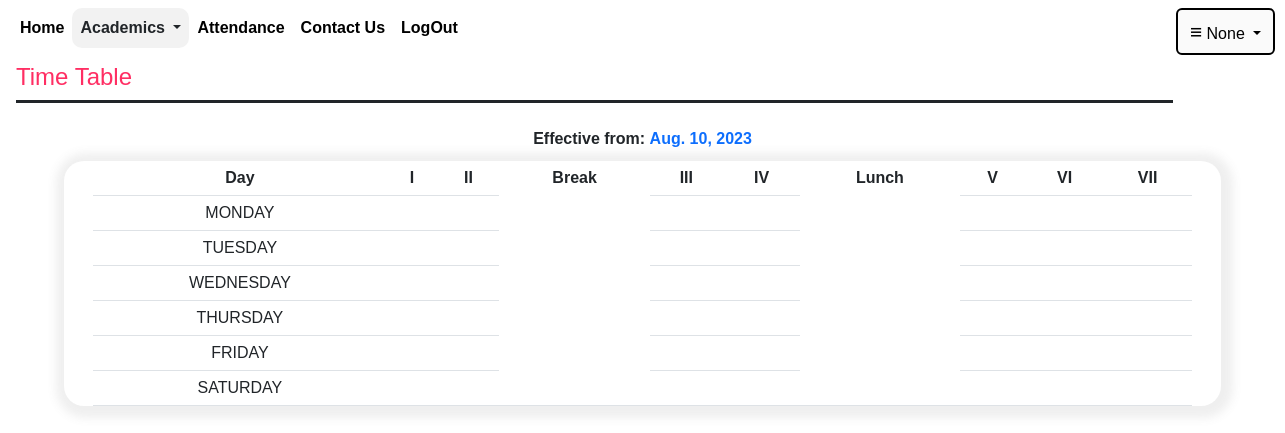
The app's page /displaytimetable, older data.
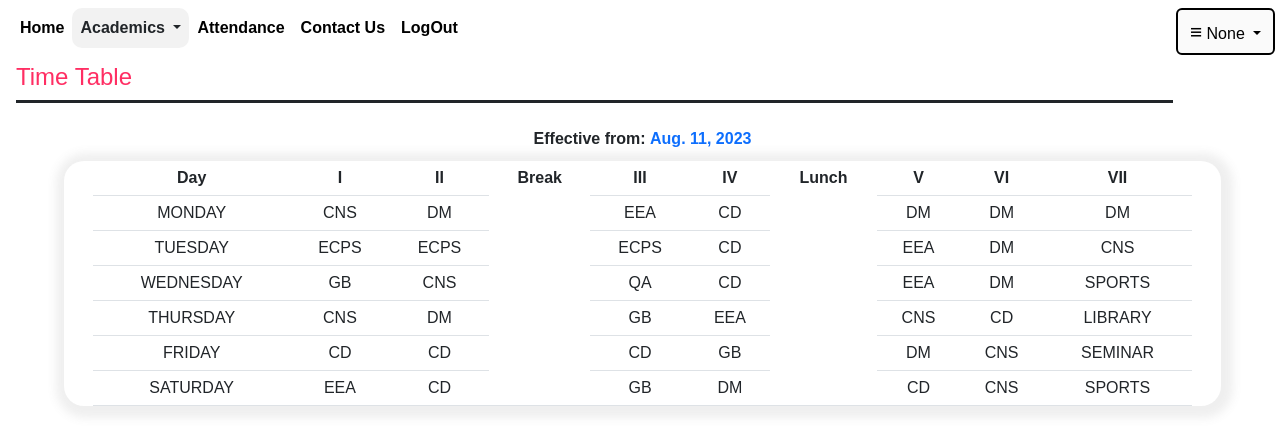
The same page, newer data.
### user/models.py (models this page shows, shortened)
class TimeTable(models.Model):
    date=models.DateTimeField(default=timezone.now)
    Year=models.IntegerField()
    Dept=models.CharField(max_length=20)
    Day=models.CharField(max_length=20,default="sunday",primary_key=True)
    C1=models.CharField(max_length=20)
    C2=models.CharField(max_length=20)
    C3=models.CharField(max_length=20)
    C4=models.CharField(max_length=20)
    C5=models.CharField(max_length=20)
    C6=models.CharField(max_length=20)
    C7=models.CharField(max_length=20,default="")

### user/views.py (the view)
# urls.py: path('displaytimetable',views.displaytimetable),
def displaytimetable(request):
    uname=request.session.get('uname')
    name=request.session.get('name')
    tt=TimeTable.objects.all()
    return render(request,'displaytimetable.html',{'tt':tt,'date':tt[0].date.date(),'assignments':assignments,'uname':uname,'name':name})

### user/templates/displaytimetable.html (shortened to what this page needs)
{% extends 'base.html'%}
{% block content%}
<div class="h4 pb-2 mb-4 mx- border-bottom border-3 mx-3 border-dark underline" style="color:#FF2E63;width:90vw;">
    Time Table
</div>
<center>
<strong class="date" style="">Effective from: <span style="color:#0d6efd"><b>{{date}}</b></span></strong>
<div class="main">
<table class="table table-hover mx-3 timetable" >
    <tr>
        <th>Day</th><th>I</th><th>II</th><th rowspan="7">Break</th><th>III</th><th>IV</th><th rowspan="7">Lunch</th><th>V</th><th>VI</th><th>VII</th>
    </tr>
    {% for x in tt%}
    <tr>
        <td>{{x.Day}}</td><td>{{x.C1}}</td><td>{{x.C2}}</td><td>{{x.C3}}</td><td>{{x.C4}}</td><td>{{x.C5}}</td><td>{{x.C6}}</td><td>{{x.C7}}</td>
    </tr>
    {% endfor %}
</table>
</center>
  <br>
  <br>
{% endblock%}

### user/templates/base.html (shortened to what this page needs)
<html>
<head>
    <link href="https://cdn.jsdelivr.net/npm/bootstrap@5.3.0-alpha1/dist/css/bootstrap.min.css" rel="stylesheet">
  </head>
<body style="background-color:#fff;">
  <nav class="navbar navbar-expand-lg sticky-top navi" style="width:100vw;">
        <div class="container-fluid">
          <div class="collapse navbar-collapse" id="navbarNav">
            <ul class="navbar-nav home">
              <li class="nav-item">
                <a class="nav-link btn" id="home" style="color:black;border:0px;" href="/index"><strong>Home</strong></a>
              </li>
              <center>
              <li class="nav-item dropdown">
                <a class="nav-link dropdown-toggle text-dark dropitem" href="#" style="border-radius:10px;" id="academics" role="button" data-bs-toggle="dropdown" aria-expanded="false">
                  <strong>Academics</strong>
                </a>
              </li>
            </center>
              <li class="nav-item">
                <a class="nav-link btn" id="attendance"style="color:black;border:0px;" href="/attendance"><strong>Attendance</strong></a>
              </li>
              <li class="nav-item">
                <a class="nav-link btn" id="contactus"style="color:black;border:0px;" href="/contactus"><strong>Contact Us</strong></a>
              </li>
              <li class="nav-item">
                <a class="nav-link btn" id="logout"style="color:black;border:0px;" href="/logout"><strong>LogOut</strong></a>
              </li>
              <li class="nav-item dropdown logout profile" style="position:relative;left:710px; background-color:orange; border-radius:20px;">
                <button class="btn dropdown-toggle text-dark;" data-bs-toggle="dropdown" style="background-color:#fafafa;border:2px solid black;"aria-expanded="false">
                 <p style="font-size:130%;display:inline;">&equiv;</p> {{uname}}
                </button>
              </li>
            </ul>
          </div>
        </div>
      </nav>
      {% block content %}
      {% endblock %}
    </body>
</html>

Row changes from the older to the newer data that the page shows:
changed TimeTable "MONDAY": C1 (not shown) → "CNS"; C2 (not shown) → "DM"; C3 (not shown) → "EEA"; C4 (not shown) → "CD"; C5 (not shown) → "DM"; C6 (not shown) → "DM"; C7 (not shown) → "DM"
changed TimeTable "TUESDAY": C1 (not shown) → "ECPS"; C2 (not shown) → "ECPS"; C3 (not shown) → "ECPS"; C4 (not shown) → "CD"; C5 (not shown) → "EEA"; C6 (not shown) → "DM"; C7 (not shown) → "CNS"
changed TimeTable "WEDNESDAY": C1 (not shown) → "GB"; C2 (not shown) → "CNS"; C3 (not shown) → "QA"; C4 (not shown) → "CD"; C5 (not shown) → "EEA"; C6 (not shown) → "DM"; C7 (not shown) → "SPORTS"
changed TimeTable "THURSDAY": C1 (not shown) → "CNS"; C2 (not shown) → "DM"; C3 (not shown) → "GB"; C4 (not shown) → "EEA"; C5 (not shown) → "CNS"; C6 (not shown) → "CD"; C7 (not shown) → "LIBRARY"
changed TimeTable "FRIDAY": C1 (not shown) → "CD"; C2 (not shown) → "CD"; C3 (not shown) → "CD"; C4 (not shown) → "GB"; C5 (not shown) → "DM"; C6 (not shown) → "CNS"; C7 (not shown) → "SEMINAR"
changed TimeTable "SATURDAY": C1 (not shown) → "EEA"; C2 (not shown) → "CD"; C3 (not shown) → "GB"; C4 (not shown) → "DM"; C5 (not shown) → "CD"; C6 (not shown) → "CNS"; C7 (not shown) → "SPORTS"
Text that changed along with them:
{{ date }}: "Aug. 10, 2023" → "Aug. 11, 2023"
